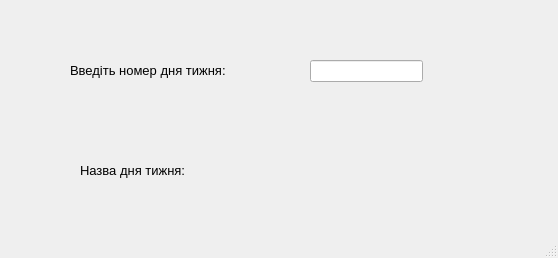
<?xml version="1.0" encoding="UTF-8"?>
<ui version="4.0">
 <class>MainWindow</class>
 <widget class="QMainWindow" name="MainWindow">
  <property name="geometry">
   <rect>
    <x>0</x>
    <y>0</y>
    <width>558</width>
    <height>258</height>
   </rect>
  </property>
  <property name="windowTitle">
   <string>Дні тижня</string>
  </property>
  <widget class="QWidget" name="centralwidget">
   <widget class="QLabel" name="label">
    <property name="geometry">
     <rect>
      <x>70</x>
      <y>50</y>
      <width>211</width>
      <height>41</height>
     </rect>
    </property>
    <property name="font">
     <font>
      <pointsize>10</pointsize>
     </font>
    </property>
    <property name="text">
     <string>Введіть номер дня тижня:</string>
    </property>
   </widget>
   <widget class="QLabel" name="label_2">
    <property name="geometry">
     <rect>
      <x>80</x>
      <y>150</y>
      <width>211</width>
      <height>41</height>
     </rect>
    </property>
    <property name="font">
     <font>
      <pointsize>10</pointsize>
     </font>
    </property>
    <property name="text">
     <string>Назва дня тижня:</string>
    </property>
   </widget>
   <widget class="QLabel" name="label_3">
    <property name="geometry">
     <rect>
      <x>280</x>
      <y>160</y>
      <width>161</width>
      <height>21</height>
     </rect>
    </property>
    <property name="font">
     <font>
      <family>Franklin Gothic Heavy</family>
      <pointsize>10</pointsize>
      <italic>true</italic>
     </font>
    </property>
    <property name="text">
     <string/>
    </property>
   </widget>
   <widget class="QLineEdit" name="lineEdit">
    <property name="geometry">
     <rect>
      <x>310</x>
      <y>60</y>
      <width>113</width>
      <height>22</height>
     </rect>
    </property>
    <property name="maxLength">
     <number>1</number>
    </property>
   </widget>
  </widget>
  <widget class="QMenuBar" name="menubar">
   <property name="geometry">
    <rect>
     <x>0</x>
     <y>0</y>
     <width>558</width>
     <height>25</height>
    </rect>
   </property>
  </widget>
  <widget class="QStatusBar" name="statusbar"/>
 </widget>
 <resources/>
 <connections/>
</ui>
